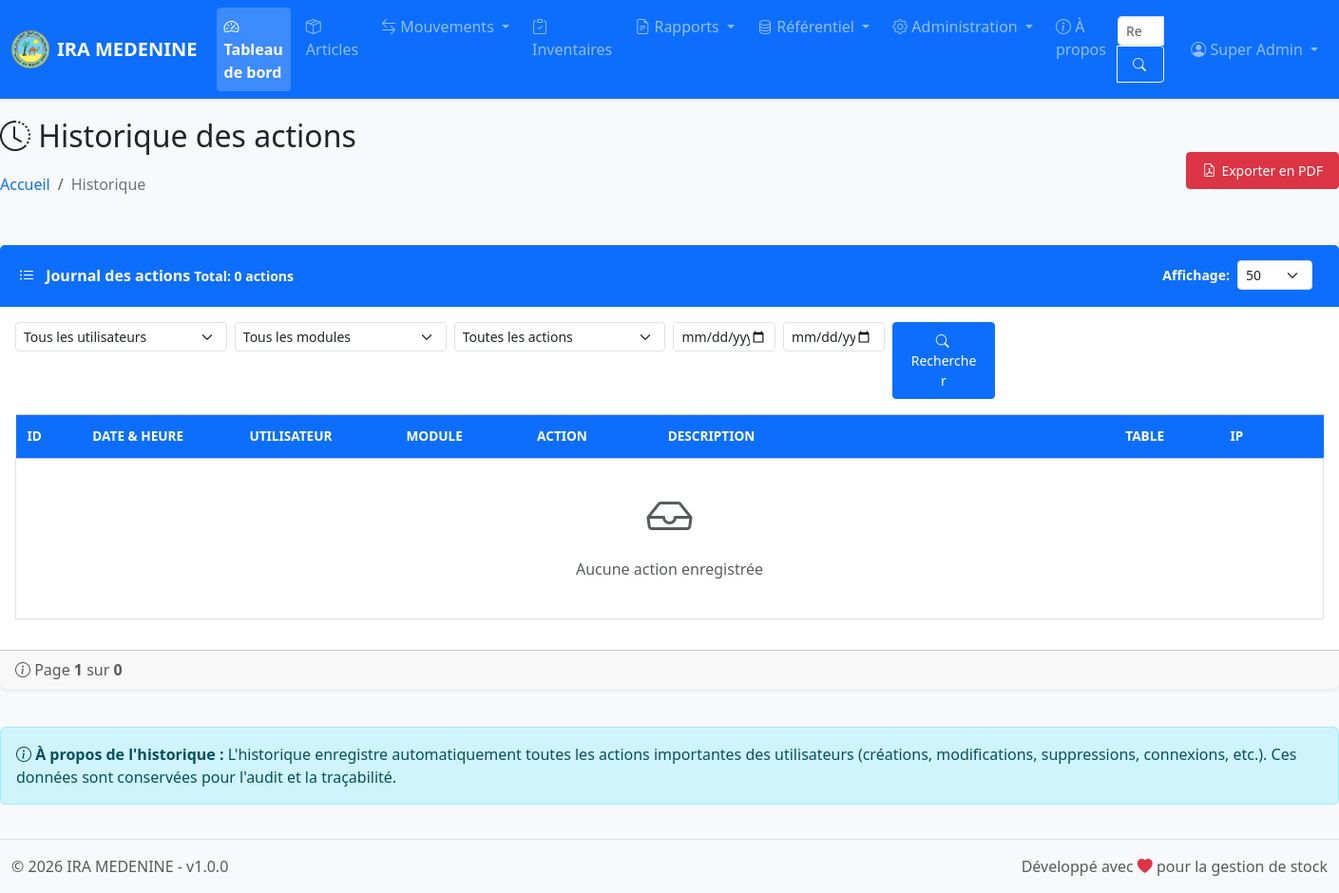
The app's page /pages/historique/index.php (signed in) with its own data.
### tables this page shows
CREATE TABLE IF NOT EXISTS `parametres` (
  `id` int NOT NULL AUTO_INCREMENT,
  `nom_etablissement` varchar(255) NOT NULL,
  `logo` varchar(255) DEFAULT NULL,
  `adresse` text,
  `tel_fixe` varchar(20) DEFAULT NULL,
  `tel_mobile` varchar(20) DEFAULT NULL,
  `fax` varchar(20) DEFAULT NULL,
  `email` varchar(100) DEFAULT NULL,
  `site_web` varchar(50) NOT NULL,
  `created_at` timestamp NOT NULL DEFAULT CURRENT_TIMESTAMP,
  `updated_at` timestamp NOT NULL DEFAULT CURRENT_TIMESTAMP ON UPDATE CURRENT_TIMESTAMP,
  PRIMARY KEY (`id`)
);

CREATE TABLE IF NOT EXISTS `users` (
  `id` int NOT NULL AUTO_INCREMENT,
  `nom` varchar(100) NOT NULL,
  `prenom` varchar(100) NOT NULL,
  `mail` varchar(100) NOT NULL,
  `login` varchar(50) NOT NULL,
  `password` varchar(255) NOT NULL,
  `role_id` int NOT NULL,
  `actif` tinyint(1) NOT NULL DEFAULT '1',
  `created_at` timestamp NOT NULL DEFAULT CURRENT_TIMESTAMP,
  `updated_at` timestamp NOT NULL DEFAULT CURRENT_TIMESTAMP ON UPDATE CURRENT_TIMESTAMP,
  PRIMARY KEY (`id`),
  UNIQUE KEY `login` (`login`),
  UNIQUE KEY `mail` (`mail`),
  KEY `idx_role` (`role_id`),
  KEY `idx_actif` (`actif`)
);

### pages/historique/index.php (the view, shortened to what the rows shown need)
<?php
require_once __DIR__ . '/../../includes/header.php';
$db = Database::getInstance();
$db->prepare("SELECT id, nom, prenom, login FROM users ORDER BY nom, prenom");
$users = $db->fetchAll();
?>
<?php require_once __DIR__ . '/../../includes/navbar.php'; ?>
<div class="container-fluid main-container">
    <div class="row mb-4">
        <div class="col-12">
            <div class="d-flex justify-content-between align-items-center">
                <div>
                    <h2><i class="bi bi-clock-history"></i> Historique des actions</h2>
                </div>
            </div>
        </div>
    </div>
    <div class="row">
        <div class="col-12">
            <div class="card">
                <div class="card-body">
                    <div class="table-responsive">
                        <table class="table table-hover table-sm table-bordered" id="tracesTable">
                            <thead class="table-light">
                                <tr>
                                    <th width="5%">ID</th>
                                    <th width="12%">Date & Heure</th>
                                    <th width="12%">Utilisateur</th>
                                    <th width="10%">Module</th>
                                    <th width="10%">Action</th>
                                    <th width="35%">Description</th>
                                    <th width="8%">Table</th>
                                    <th width="8%">IP</th>
                                </tr>
                            </thead>
                        </table>
                    </div>
                </div>
            </div>
        </div>
    </div>
</div>
<?php require_once __DIR__ . '/../../includes/footer.php'; ?>

### includes/navbar.php (shortened to what the rows shown need)
<nav class="navbar navbar-expand-lg navbar-dark bg-primary sticky-top">
    <div class="container-fluid">
        <a class="navbar-brand d-flex align-items-center" href="<?php echo BASE_URL; ?>/index.php">
            <?php if (!empty($parametres['logo'])): ?>
                <img src="<?php echo BASE_URL; ?>/uploads/logo/<?php echo htmlspecialchars($parametres['logo']); ?>" alt="Logo" height="40" class="me-2" style="object-fit:contain;">
            <?php endif; ?>
            <span class="fw-bold"><?php echo htmlspecialchars($parametres['nom_etablissement'] ?? APP_NAME); ?></span>
        </a>
        <div class="collapse navbar-collapse" id="navbarMain">
            <ul class="navbar-nav">
                <li class="nav-item dropdown">
                    <a class="nav-link dropdown-toggle" href="#" id="navbarUser" role="button" data-bs-toggle="dropdown" aria-expanded="false">
                        <i class="bi bi-person-circle"></i> <?php echo $current_user['prenom'] . ' ' . $current_user['nom']; ?>
                    </a>
                </li>
            </ul>
        </div>
    </div>
</nav>

### includes/footer.php (shortened to what the rows shown need)
    <footer class="footer mt-auto py-3 bg-light border-top">
        <div class="container-fluid">
            <div class="row">
                <div class="col-md-6 text-muted">
                    &copy; <?php echo date('Y'); ?> <?php echo $parametres['nom_etablissement'] ?? APP_NAME; ?> - v<?php echo APP_VERSION; ?>
                </div>
                <div class="col-md-6 text-end text-muted">
                    Développé avec <i class="bi bi-heart-fill text-danger"></i> pour la gestion de stock
                </div>
            </div>
        </div>
    </footer>
</body>
</html>

### records on screen
parametres: logo (picture), nom_etablissement "IRA MEDENINE"
users: prenom "Super", nom "Admin"

### other values on screen
$total_count "0"
$current_page "1"
$total_pages "0"
APP_VERSION "1.0.0"
